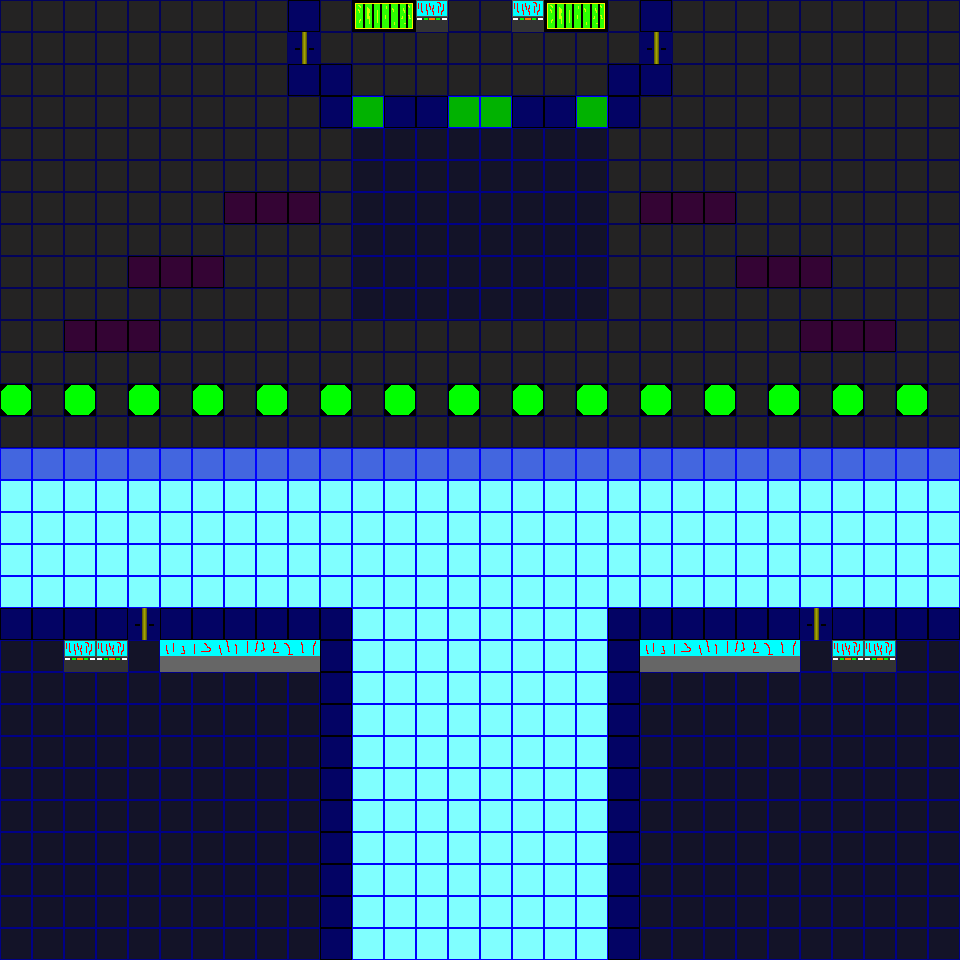

A level layout from a 2D game, rendered from its tile map. Below: a short description, then the map file with its tile-grid data intact:
An orthogonal 30x30 tile map with 32x32 px tiles, 1 tile layer (Слой тайлов 1), 13 tilesets.

<map version="1.2" tiledversion="1.3.1" orientation="orthogonal" renderorder="right-down" compressionlevel="0" width="30" height="30" tilewidth="32" tileheight="32" infinite="0" nextlayerid="2" nextobjectid="1">
 <tileset firstgid="1" source="mrak.tsx" />
 <tileset firstgid="2" source="final_floor.tsx" />
 <tileset firstgid="3" source="ship_floor.tsx" />
 <tileset firstgid="4" source="blue wall.tsx" />
 <tileset firstgid="5" source="wall2.tsx" />
 <tileset firstgid="6" source="green_floor.tsx" />
 <tileset firstgid="7" source="standart_floor.tsx" />
 <tileset firstgid="8" source="doorl.tsx" />
 <tileset firstgid="9" source="stand.tsx" />
 <tileset firstgid="16" source="kompukter.tsx" />
 <tileset firstgid="17" source="el_cil.tsx" />
 <tileset firstgid="18" source="eliri.tsx" />
 <tileset firstgid="20" source="wall1.tsx" />
 <layer id="1" name="Слой тайлов 1" width="30" height="30">
  <data encoding="csv">
7,7,7,7,7,7,7,7,7,4,7,18,19,16,7,7,16,18,19,7,4,7,7,7,7,7,7,7,7,7,
7,7,7,7,7,7,7,7,7,8,7,7,7,7,7,7,7,7,7,7,8,7,7,7,7,7,7,7,7,7,
7,7,7,7,7,7,7,7,7,4,4,7,7,7,7,7,7,7,7,4,4,7,7,7,7,7,7,7,7,7,
7,7,7,7,7,7,7,7,7,7,4,6,4,4,6,6,4,4,6,4,7,7,7,7,7,7,7,7,7,7,
7,7,7,7,7,7,7,7,7,7,7,1,1,1,1,1,1,1,1,7,7,7,7,7,7,7,7,7,7,7,
7,7,7,7,7,7,7,7,7,7,7,1,1,1,1,1,1,1,1,7,7,7,7,7,7,7,7,7,7,7,
7,7,7,7,7,7,7,20,20,20,7,1,1,1,1,1,1,1,1,7,20,20,20,7,7,7,7,7,7,7,
7,7,7,7,7,7,7,7,7,7,7,1,1,1,1,1,1,1,1,7,7,7,7,7,7,7,7,7,7,7,
7,7,7,7,20,20,20,7,7,7,7,1,1,1,1,1,1,1,1,7,7,7,7,20,20,20,7,7,7,7,
7,7,7,7,7,7,7,7,7,7,7,1,1,1,1,1,1,1,1,7,7,7,7,7,7,7,7,7,7,7,
7,7,20,20,20,7,7,7,7,7,7,7,7,7,7,7,7,7,7,7,7,7,7,7,7,20,20,20,7,7,
7,7,7,7,7,7,7,7,7,7,7,7,7,7,7,7,7,7,7,7,7,7,7,7,7,7,7,7,7,7,
17,7,17,7,17,7,17,7,17,7,17,7,17,7,17,7,17,7,17,7,17,7,17,7,17,7,17,7,17,7,
7,7,7,7,7,7,7,7,7,7,7,7,7,7,7,7,7,7,7,7,7,7,7,7,7,7,7,7,7,7,
3,3,3,3,3,3,3,3,3,3,3,3,3,3,3,3,3,3,3,3,3,3,3,3,3,3,3,3,3,3,
2,2,2,2,2,2,2,2,2,2,2,2,2,2,2,2,2,2,2,2,2,2,2,2,2,2,2,2,2,2,
2,2,2,2,2,2,2,2,2,2,2,2,2,2,2,2,2,2,2,2,2,2,2,2,2,2,2,2,2,2,
2,2,2,2,2,2,2,2,2,2,2,2,2,2,2,2,2,2,2,2,2,2,2,2,2,2,2,2,2,2,
2,2,2,2,2,2,2,2,2,2,2,2,2,2,2,2,2,2,2,2,2,2,2,2,2,2,2,2,2,2,
4,4,4,4,8,4,4,4,4,4,4,2,2,2,2,2,2,2,2,4,4,4,4,4,4,8,4,4,4,4,
1,1,16,16,1,9,10,11,12,13,4,2,2,2,2,2,2,2,2,4,9,10,11,12,13,1,16,16,1,1,
1,1,1,1,1,1,1,1,1,1,4,2,2,2,2,2,2,2,2,4,1,1,1,1,1,1,1,1,1,1,
1,1,1,1,1,1,1,1,1,1,4,2,2,2,2,2,2,2,2,4,1,1,1,1,1,1,1,1,1,1,
1,1,1,1,1,1,1,1,1,1,4,2,2,2,2,2,2,2,2,4,1,1,1,1,1,1,1,1,1,1,
1,1,1,1,1,1,1,1,1,1,4,2,2,2,2,2,2,2,2,4,1,1,1,1,1,1,1,1,1,1,
1,1,1,1,1,1,1,1,1,1,4,2,2,2,2,2,2,2,2,4,1,1,1,1,1,1,1,1,1,1,
1,1,1,1,1,1,1,1,1,1,4,2,2,2,2,2,2,2,2,4,1,1,1,1,1,1,1,1,1,1,
1,1,1,1,1,1,1,1,1,1,4,2,2,2,2,2,2,2,2,4,1,1,1,1,1,1,1,1,1,1,
1,1,1,1,1,1,1,1,1,1,4,2,2,2,2,2,2,2,2,4,1,1,1,1,1,1,1,1,1,1,
1,1,1,1,1,1,1,1,1,1,4,2,2,2,2,2,2,2,2,4,1,1,1,1,1,1,1,1,1,1
</data>
 </layer>
</map>
